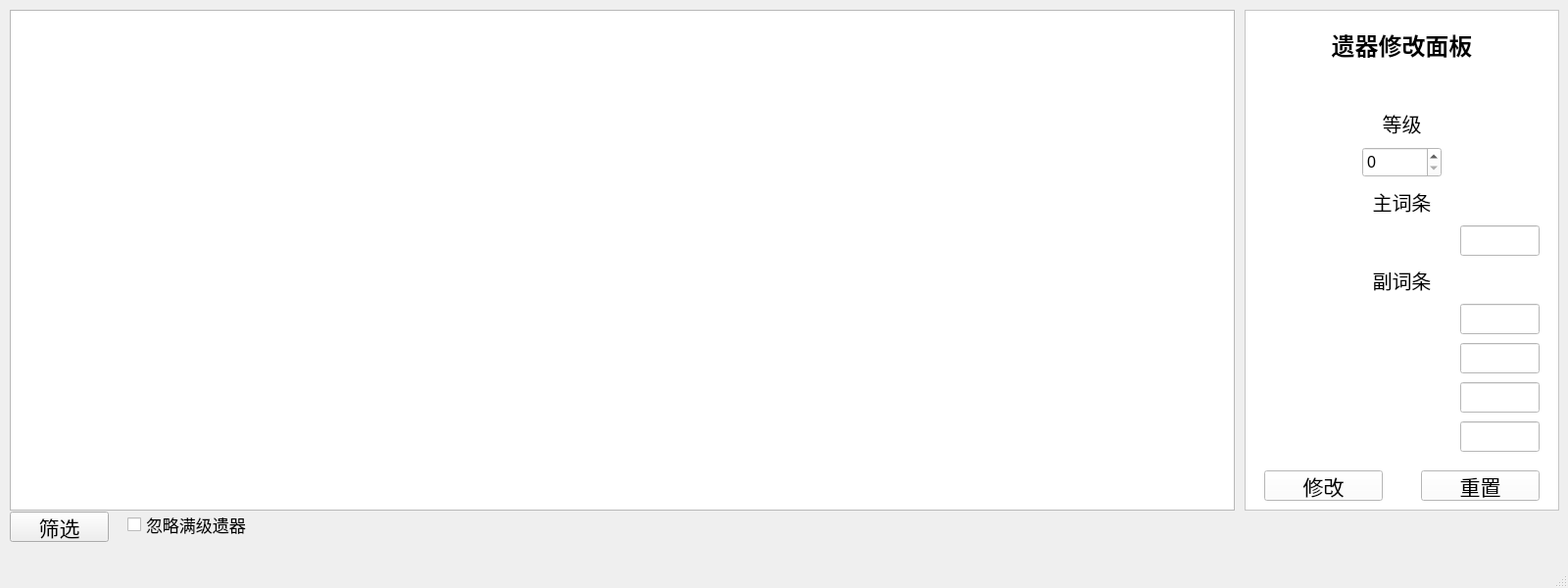
<?xml version="1.0" encoding="UTF-8"?>
<ui version="4.0">
 <class>RelicMainWindow</class>
 <widget class="QMainWindow" name="RelicMainWindow">
  <property name="geometry">
   <rect>
    <x>0</x>
    <y>0</y>
    <width>1600</width>
    <height>600</height>
   </rect>
  </property>
  <property name="sizePolicy">
   <sizepolicy hsizetype="Preferred" vsizetype="Preferred">
    <horstretch>0</horstretch>
    <verstretch>0</verstretch>
   </sizepolicy>
  </property>
  <property name="windowTitle">
   <string>遗器小助手@qinjc</string>
  </property>
  <widget class="QWidget" name="centralwidget">
   <widget class="QTableView" name="tableView">
    <property name="geometry">
     <rect>
      <x>10</x>
      <y>10</y>
      <width>1250</width>
      <height>511</height>
     </rect>
    </property>
    <property name="sizePolicy">
     <sizepolicy hsizetype="Ignored" vsizetype="Ignored">
      <horstretch>0</horstretch>
      <verstretch>0</verstretch>
     </sizepolicy>
    </property>
    <property name="showDropIndicator" stdset="0">
     <bool>false</bool>
    </property>
    <property name="selectionMode">
     <enum>QAbstractItemView::SingleSelection</enum>
    </property>
    <property name="selectionBehavior">
     <enum>QAbstractItemView::SelectRows</enum>
    </property>
    <property name="showGrid">
     <bool>false</bool>
    </property>
    <property name="sortingEnabled">
     <bool>false</bool>
    </property>
    <property name="wordWrap">
     <bool>true</bool>
    </property>
    <property name="cornerButtonEnabled">
     <bool>true</bool>
    </property>
   </widget>
   <widget class="QCheckBox" name="checkBox_ignore_full_level">
    <property name="geometry">
     <rect>
      <x>130</x>
      <y>520</y>
      <width>141</width>
      <height>31</height>
     </rect>
    </property>
    <property name="font">
     <font>
      <pointsize>13</pointsize>
     </font>
    </property>
    <property name="text">
     <string>忽略满级遗器</string>
    </property>
   </widget>
   <widget class="QFrame" name="frame">
    <property name="geometry">
     <rect>
      <x>1270</x>
      <y>10</y>
      <width>321</width>
      <height>511</height>
     </rect>
    </property>
    <property name="styleSheet">
     <string notr="true">background-color: rgb(255, 255, 255);</string>
    </property>
    <property name="frameShape">
     <enum>QFrame::StyledPanel</enum>
    </property>
    <property name="frameShadow">
     <enum>QFrame::Raised</enum>
    </property>
    <widget class="QLineEdit" name="lineEdit_suit">
     <property name="geometry">
      <rect>
       <x>10</x>
       <y>60</y>
       <width>201</width>
       <height>31</height>
      </rect>
     </property>
     <property name="font">
      <font>
       <pointsize>12</pointsize>
      </font>
     </property>
     <property name="frame">
      <bool>false</bool>
     </property>
     <property name="alignment">
      <set>Qt::AlignCenter</set>
     </property>
     <property name="readOnly">
      <bool>true</bool>
     </property>
     <property name="clearButtonEnabled">
      <bool>false</bool>
     </property>
    </widget>
    <widget class="QLineEdit" name="lineEdit_position">
     <property name="geometry">
      <rect>
       <x>230</x>
       <y>60</y>
       <width>81</width>
       <height>31</height>
      </rect>
     </property>
     <property name="font">
      <font>
       <pointsize>12</pointsize>
      </font>
     </property>
     <property name="frame">
      <bool>false</bool>
     </property>
     <property name="alignment">
      <set>Qt::AlignCenter</set>
     </property>
     <property name="readOnly">
      <bool>true</bool>
     </property>
     <property name="clearButtonEnabled">
      <bool>false</bool>
     </property>
    </widget>
    <widget class="QLabel" name="label_title">
     <property name="geometry">
      <rect>
       <x>80</x>
       <y>20</y>
       <width>161</width>
       <height>31</height>
      </rect>
     </property>
     <property name="font">
      <font>
       <pointsize>18</pointsize>
       <weight>75</weight>
       <bold>true</bold>
      </font>
     </property>
     <property name="text">
      <string>遗器修改面板</string>
     </property>
     <property name="alignment">
      <set>Qt::AlignCenter</set>
     </property>
    </widget>
    <widget class="QLineEdit" name="lineEdit_main_entry_name">
     <property name="geometry">
      <rect>
       <x>10</x>
       <y>220</y>
       <width>201</width>
       <height>31</height>
      </rect>
     </property>
     <property name="font">
      <font>
       <pointsize>12</pointsize>
      </font>
     </property>
     <property name="frame">
      <bool>false</bool>
     </property>
     <property name="alignment">
      <set>Qt::AlignCenter</set>
     </property>
     <property name="readOnly">
      <bool>true</bool>
     </property>
     <property name="clearButtonEnabled">
      <bool>false</bool>
     </property>
    </widget>
    <widget class="QLineEdit" name="lineEdit_main_entry_value">
     <property name="geometry">
      <rect>
       <x>220</x>
       <y>220</y>
       <width>81</width>
       <height>31</height>
      </rect>
     </property>
     <property name="font">
      <font>
       <pointsize>12</pointsize>
      </font>
     </property>
     <property name="frame">
      <bool>true</bool>
     </property>
     <property name="alignment">
      <set>Qt::AlignCenter</set>
     </property>
     <property name="readOnly">
      <bool>false</bool>
     </property>
     <property name="clearButtonEnabled">
      <bool>false</bool>
     </property>
    </widget>
    <widget class="QLineEdit" name="lineEdit_sub_entry_1_value">
     <property name="geometry">
      <rect>
       <x>220</x>
       <y>300</y>
       <width>81</width>
       <height>31</height>
      </rect>
     </property>
     <property name="font">
      <font>
       <pointsize>12</pointsize>
      </font>
     </property>
     <property name="frame">
      <bool>true</bool>
     </property>
     <property name="alignment">
      <set>Qt::AlignCenter</set>
     </property>
     <property name="readOnly">
      <bool>false</bool>
     </property>
     <property name="clearButtonEnabled">
      <bool>false</bool>
     </property>
    </widget>
    <widget class="QLineEdit" name="lineEdit_sub_entry_1_name">
     <property name="geometry">
      <rect>
       <x>10</x>
       <y>300</y>
       <width>201</width>
       <height>31</height>
      </rect>
     </property>
     <property name="font">
      <font>
       <pointsize>12</pointsize>
      </font>
     </property>
     <property name="frame">
      <bool>false</bool>
     </property>
     <property name="alignment">
      <set>Qt::AlignCenter</set>
     </property>
     <property name="readOnly">
      <bool>true</bool>
     </property>
     <property name="clearButtonEnabled">
      <bool>false</bool>
     </property>
    </widget>
    <widget class="QLineEdit" name="lineEdit_sub_entry_2_value">
     <property name="geometry">
      <rect>
       <x>220</x>
       <y>340</y>
       <width>81</width>
       <height>31</height>
      </rect>
     </property>
     <property name="font">
      <font>
       <pointsize>12</pointsize>
      </font>
     </property>
     <property name="frame">
      <bool>true</bool>
     </property>
     <property name="alignment">
      <set>Qt::AlignCenter</set>
     </property>
     <property name="readOnly">
      <bool>false</bool>
     </property>
     <property name="clearButtonEnabled">
      <bool>false</bool>
     </property>
    </widget>
    <widget class="QLineEdit" name="lineEdit_sub_entry_2_name">
     <property name="geometry">
      <rect>
       <x>10</x>
       <y>340</y>
       <width>201</width>
       <height>31</height>
      </rect>
     </property>
     <property name="font">
      <font>
       <pointsize>12</pointsize>
      </font>
     </property>
     <property name="frame">
      <bool>false</bool>
     </property>
     <property name="alignment">
      <set>Qt::AlignCenter</set>
     </property>
     <property name="readOnly">
      <bool>true</bool>
     </property>
     <property name="clearButtonEnabled">
      <bool>false</bool>
     </property>
    </widget>
    <widget class="QLineEdit" name="lineEdit_sub_entry_4_value">
     <property name="geometry">
      <rect>
       <x>220</x>
       <y>420</y>
       <width>81</width>
       <height>31</height>
      </rect>
     </property>
     <property name="font">
      <font>
       <pointsize>12</pointsize>
      </font>
     </property>
     <property name="frame">
      <bool>true</bool>
     </property>
     <property name="alignment">
      <set>Qt::AlignCenter</set>
     </property>
     <property name="readOnly">
      <bool>false</bool>
     </property>
     <property name="clearButtonEnabled">
      <bool>false</bool>
     </property>
    </widget>
    <widget class="QLineEdit" name="lineEdit_sub_entry_4_name">
     <property name="geometry">
      <rect>
       <x>10</x>
       <y>420</y>
       <width>201</width>
       <height>31</height>
      </rect>
     </property>
     <property name="font">
      <font>
       <pointsize>12</pointsize>
      </font>
     </property>
     <property name="frame">
      <bool>false</bool>
     </property>
     <property name="alignment">
      <set>Qt::AlignCenter</set>
     </property>
     <property name="readOnly">
      <bool>true</bool>
     </property>
     <property name="clearButtonEnabled">
      <bool>false</bool>
     </property>
    </widget>
    <widget class="QLineEdit" name="lineEdit_sub_entry_3_name">
     <property name="geometry">
      <rect>
       <x>10</x>
       <y>380</y>
       <width>201</width>
       <height>31</height>
      </rect>
     </property>
     <property name="font">
      <font>
       <pointsize>12</pointsize>
      </font>
     </property>
     <property name="frame">
      <bool>false</bool>
     </property>
     <property name="alignment">
      <set>Qt::AlignCenter</set>
     </property>
     <property name="readOnly">
      <bool>true</bool>
     </property>
     <property name="clearButtonEnabled">
      <bool>false</bool>
     </property>
    </widget>
    <widget class="QLineEdit" name="lineEdit_sub_entry_3_value">
     <property name="geometry">
      <rect>
       <x>220</x>
       <y>380</y>
       <width>81</width>
       <height>31</height>
      </rect>
     </property>
     <property name="font">
      <font>
       <pointsize>12</pointsize>
      </font>
     </property>
     <property name="frame">
      <bool>true</bool>
     </property>
     <property name="alignment">
      <set>Qt::AlignCenter</set>
     </property>
     <property name="readOnly">
      <bool>false</bool>
     </property>
     <property name="clearButtonEnabled">
      <bool>false</bool>
     </property>
    </widget>
    <widget class="QSpinBox" name="spinBox_level">
     <property name="geometry">
      <rect>
       <x>120</x>
       <y>140</y>
       <width>81</width>
       <height>31</height>
      </rect>
     </property>
     <property name="font">
      <font>
       <pointsize>12</pointsize>
      </font>
     </property>
     <property name="minimum">
      <number>0</number>
     </property>
     <property name="maximum">
      <number>15</number>
     </property>
     <property name="value">
      <number>0</number>
     </property>
    </widget>
    <widget class="QPushButton" name="pushButton_modify">
     <property name="geometry">
      <rect>
       <x>20</x>
       <y>470</y>
       <width>121</width>
       <height>31</height>
      </rect>
     </property>
     <property name="font">
      <font>
       <pointsize>16</pointsize>
      </font>
     </property>
     <property name="text">
      <string>修改</string>
     </property>
    </widget>
    <widget class="QPushButton" name="pushButton_reset">
     <property name="geometry">
      <rect>
       <x>180</x>
       <y>470</y>
       <width>121</width>
       <height>31</height>
      </rect>
     </property>
     <property name="font">
      <font>
       <pointsize>16</pointsize>
      </font>
     </property>
     <property name="text">
      <string>重置</string>
     </property>
    </widget>
    <widget class="QLabel" name="label_level">
     <property name="geometry">
      <rect>
       <x>80</x>
       <y>100</y>
       <width>161</width>
       <height>31</height>
      </rect>
     </property>
     <property name="font">
      <font>
       <pointsize>15</pointsize>
       <weight>50</weight>
       <bold>false</bold>
      </font>
     </property>
     <property name="text">
      <string>等级</string>
     </property>
     <property name="alignment">
      <set>Qt::AlignCenter</set>
     </property>
    </widget>
    <widget class="QLabel" name="label_main_entry">
     <property name="geometry">
      <rect>
       <x>80</x>
       <y>180</y>
       <width>161</width>
       <height>31</height>
      </rect>
     </property>
     <property name="font">
      <font>
       <pointsize>15</pointsize>
       <weight>50</weight>
       <bold>false</bold>
      </font>
     </property>
     <property name="text">
      <string>主词条</string>
     </property>
     <property name="alignment">
      <set>Qt::AlignCenter</set>
     </property>
    </widget>
    <widget class="QLabel" name="label_sub_entry">
     <property name="geometry">
      <rect>
       <x>80</x>
       <y>260</y>
       <width>161</width>
       <height>31</height>
      </rect>
     </property>
     <property name="font">
      <font>
       <pointsize>15</pointsize>
       <weight>50</weight>
       <bold>false</bold>
      </font>
     </property>
     <property name="text">
      <string>副词条</string>
     </property>
     <property name="alignment">
      <set>Qt::AlignCenter</set>
     </property>
    </widget>
   </widget>
   <widget class="QPushButton" name="pushButton_filter">
    <property name="geometry">
     <rect>
      <x>10</x>
      <y>522</y>
      <width>101</width>
      <height>31</height>
     </rect>
    </property>
    <property name="font">
     <font>
      <pointsize>16</pointsize>
     </font>
    </property>
    <property name="text">
     <string>筛选</string>
    </property>
   </widget>
  </widget>
  <widget class="QMenuBar" name="menubar">
   <property name="geometry">
    <rect>
     <x>0</x>
     <y>0</y>
     <width>1600</width>
     <height>23</height>
    </rect>
   </property>
  </widget>
  <widget class="QStatusBar" name="statusbar"/>
 </widget>
 <resources/>
 <connections/>
</ui>
